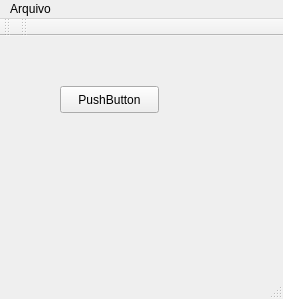
<?xml version="1.0" encoding="UTF-8"?>
<ui version="4.0">
 <class>MainWindow</class>
 <widget class="QMainWindow" name="MainWindow">
  <property name="geometry">
   <rect>
    <x>0</x>
    <y>0</y>
    <width>283</width>
    <height>299</height>
   </rect>
  </property>
  <property name="windowTitle">
   <string>MainWindow</string>
  </property>
  <widget class="QWidget" name="centralWidget">
   <widget class="QPushButton" name="pushButton">
    <property name="geometry">
     <rect>
      <x>60</x>
      <y>50</y>
      <width>99</width>
      <height>27</height>
     </rect>
    </property>
    <property name="text">
     <string>PushButton</string>
    </property>
   </widget>
  </widget>
  <widget class="QMenuBar" name="menuBar">
   <property name="geometry">
    <rect>
     <x>0</x>
     <y>0</y>
     <width>283</width>
     <height>25</height>
    </rect>
   </property>
   <widget class="QMenu" name="menuArquivo">
    <property name="title">
     <string>Arquivo</string>
    </property>
    <addaction name="actionAbrir"/>
    <addaction name="actionSalvar"/>
    <addaction name="actionSair"/>
   </widget>
   <addaction name="menuArquivo"/>
  </widget>
  <widget class="QStatusBar" name="statusBar"/>
  <widget class="QToolBar" name="mainToolBar">
   <attribute name="toolBarArea">
    <enum>TopToolBarArea</enum>
   </attribute>
   <attribute name="toolBarBreak">
    <bool>false</bool>
   </attribute>
  </widget>
  <widget class="QToolBar" name="toolBar">
   <property name="windowTitle">
    <string>toolBar</string>
   </property>
   <attribute name="toolBarArea">
    <enum>TopToolBarArea</enum>
   </attribute>
   <attribute name="toolBarBreak">
    <bool>false</bool>
   </attribute>
  </widget>
  <action name="actionAbrir">
   <property name="text">
    <string>Abrir</string>
   </property>
  </action>
  <action name="actionSalvar">
   <property name="text">
    <string>Salvar</string>
   </property>
  </action>
  <action name="actionSair">
   <property name="text">
    <string>Sair</string>
   </property>
  </action>
 </widget>
 <layoutdefault spacing="6" margin="11"/>
 <resources/>
 <connections/>
</ui>
